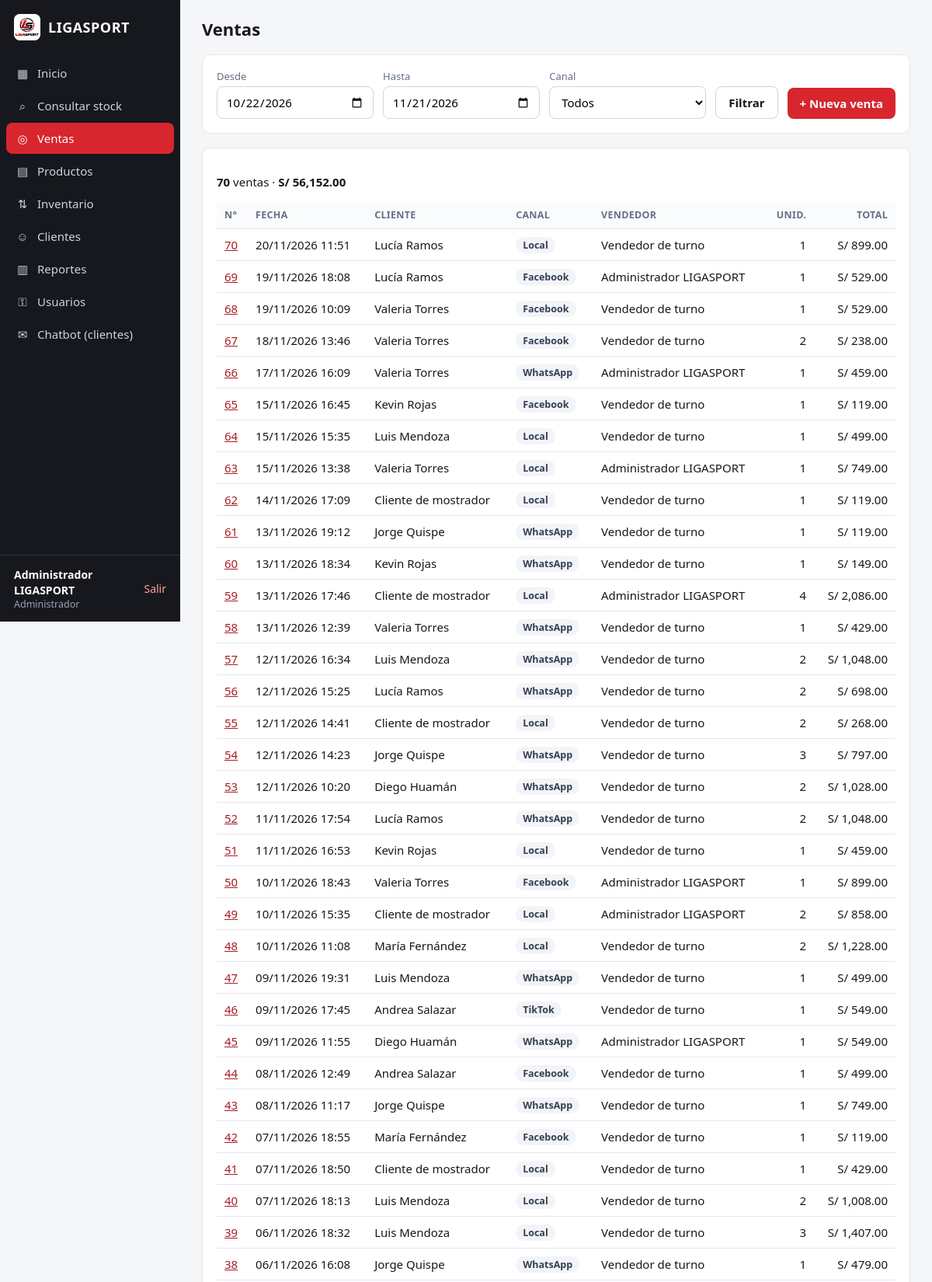
The app's page /ventas.php (signed in, upper part) with its own data.
### tables this page shows
CREATE TABLE venta (
  id_venta INT AUTO_INCREMENT PRIMARY KEY,
  id_cliente INT NOT NULL,
  id_usuario INT NOT NULL,
  fecha DATETIME NOT NULL DEFAULT CURRENT_TIMESTAMP,
  canal ENUM('Local','WhatsApp','Facebook','TikTok') NOT NULL,
  total DECIMAL(10,2) NOT NULL DEFAULT 0,
  CONSTRAINT fk_venta_cliente FOREIGN KEY (id_cliente) REFERENCES cliente(id_cliente),
  CONSTRAINT fk_venta_usuario FOREIGN KEY (id_usuario) REFERENCES usuario(id_usuario),
  KEY idx_fecha (fecha)
);

### includes/bootstrap.php (called while the page is built, shortened)
<?php
$CONFIG = require __DIR__ . '/../config.php';
function db(): PDO
{
    static $pdo = null;
    global $CONFIG;
    if ($pdo === null) {
        $c = $CONFIG['db'];
        $dsn = "mysql:host={$c['host']};port={$c['port']};dbname={$c['name']};charset=utf8mb4";
        $pdo = new PDO($dsn, $c['user'], $c['pass'], [
            PDO::ATTR_ERRMODE => PDO::ERRMODE_EXCEPTION,
            PDO::ATTR_DEFAULT_FETCH_MODE => PDO::FETCH_ASSOC,
            PDO::ATTR_EMULATE_PREPARES => false,
        ]);
        $pdo->exec("SET time_zone = '-05:00'");
    }
    return $pdo;
}
function e($v): string
{
    return htmlspecialchars((string)$v, ENT_QUOTES, 'UTF-8');
}
function soles($n): string
{
    return 'S/ ' . number_format((float)$n, 2, '.', ',');
}

### ventas.php (the view, shortened to what this page needs)
<?php
require __DIR__ . '/includes/bootstrap.php';
$desde = $_GET['desde'] ?? date('Y-m-d', strtotime('-30 days'));
$hasta = $_GET['hasta'] ?? date('Y-m-d');
$canal = $_GET['canal'] ?? '';
$sql = 'SELECT v.id_venta, v.fecha, v.canal, v.total, c.nombre cliente, u.nombre vendedor,
        (SELECT SUM(cantidad) FROM detalle_venta d WHERE d.id_venta = v.id_venta) unidades
        FROM venta v JOIN cliente c USING (id_cliente) JOIN usuario u USING (id_usuario)
        WHERE DATE(v.fecha) BETWEEN ? AND ?';
$params = [$desde, $hasta];
$st = db()->prepare($sql . ' ORDER BY v.fecha DESC');
$st->execute($params);
$ventas = $st->fetchAll();
$suma = array_sum(array_column($ventas, 'total'));
require __DIR__ . '/includes/header.php';
?>
<section class="card">
  <form class="row" method="get">
    <div><label>Desde</label><input type="date" name="desde" value="<?= e($desde) ?>"></div>
    <div><label>Hasta</label><input type="date" name="hasta" value="<?= e($hasta) ?>"></div>
    <div><label>Canal</label><select name="canal"><option value="">Todos</option>
      <?php foreach (CANALES as $c): ?><option <?= $c === $canal ? 'selected' : '' ?>><?= e($c) ?></option><?php endforeach; ?></select></div>
    <div class="spacer"><button class="btn secondary">Filtrar</button></div>
    <div class="spacer"><a class="btn" href="venta_nueva.php">+ Nueva venta</a></div>
  </form>
</section>
<section class="card">
  <p><strong><?= count($ventas) ?></strong> ventas · <strong><?= soles($suma) ?></strong></p>
  <div class="table-wrap"><table>
    <tr><th>N°</th><th>Fecha</th><th>Cliente</th><th>Canal</th><th>Vendedor</th><th class="num">Unid.</th><th class="num">Total</th></tr>
    <?php foreach ($ventas as $v): ?>
      <tr><td><a href="venta_ver.php?id=<?= (int)$v['id_venta'] ?>"><?= (int)$v['id_venta'] ?></a></td><td><?= e(date('d/m/Y H:i', strtotime($v['fecha']))) ?></td>
        <td><?= e($v['cliente']) ?></td><td><span class="badge"><?= e($v['canal']) ?></span></td><td><?= e($v['vendedor']) ?></td>
        <td class="num"><?= (int)$v['unidades'] ?></td><td class="num"><?= soles($v['total']) ?></td></tr>
    <?php endforeach; ?>
  </table></div>
</section>
<?php require __DIR__ . '/includes/footer.php'; ?>

### assets/css/app.css (style rules this page uses)
:root { --red: #d7262e; --red-dark: #a81c23; --ink: #16181d; --muted: #667085; --line: #e4e7ec; --bg: #f5f6f8; --card: #fff; --ok: #12805c; --ok-bg: #e7f6ef; --warn: #b54708; --warn-bg: #fef0e4; --err: #b42318; --err-bg: #fdecea; --radius: 10px; font-family: "Segoe UI", system-ui, -apple-system, Roboto, Arial, sans-serif; }
* { box-sizing: border-box; }
body { margin: 0; background: var(--bg); color: var(--ink); font-size: 15px; }
a { color: var(--red-dark); }
.card { background: var(--card); border: 1px solid var(--line); border-radius: var(--radius); padding: 18px; margin-bottom: 18px; }
.row { display: flex; gap: 12px; flex-wrap: wrap; align-items: flex-end; }
.row > * { flex: 1; min-width: 140px; }
.spacer { flex: 0 0 auto; min-width: 0; }
table { width: 100%; border-collapse: collapse; }
th, td { text-align: left; padding: 9px 10px; border-bottom: 1px solid var(--line); vertical-align: middle; }
th { font-size: 12.5px; text-transform: uppercase; letter-spacing: .3px; color: var(--muted); background: #fafbfc; }
td.num, th.num { text-align: right; font-variant-numeric: tabular-nums; }
.table-wrap { overflow-x: auto; }
label { display: block; font-size: 13px; color: var(--muted); margin-bottom: 4px; }
input, select, textarea { width: 100%; padding: 9px 11px; border: 1px solid #d0d5dd; border-radius: 8px; font: inherit; background: #fff; }
.btn { display: inline-block; border: 0; border-radius: 8px; padding: 10px 16px; font: inherit; font-weight: 600; cursor: pointer; text-decoration: none; background: var(--red); color: #fff; white-space: nowrap; }
.btn.secondary { background: #fff; color: var(--ink); border: 1px solid #d0d5dd; }
.badge { display: inline-block; padding: 2px 9px; border-radius: 999px; font-size: 12.5px; font-weight: 600; background: #f2f4f7; color: #344054; }

### records on screen
venta: id_venta "70", fecha "20/11/2026 11:51", cliente "Lucía Ramos", canal "Local", vendedor "Vendedor de turno", unidades "1", total "S/ 899.00"
venta: id_venta "69", fecha "19/11/2026 18:08", cliente "Lucía Ramos", canal "Facebook", vendedor "Administrador LIGASPORT", unidades "1", total "S/ 529.00"
venta: id_venta "68", fecha "19/11/2026 10:09", cliente "Valeria Torres", canal "Facebook", vendedor "Vendedor de turno", unidades "1", total "S/ 529.00"
venta: id_venta "67", fecha "18/11/2026 13:46", cliente "Valeria Torres", canal "Facebook", vendedor "Vendedor de turno", unidades "2", total "S/ 238.00"
venta: id_venta "66", fecha "17/11/2026 16:09", cliente "Valeria Torres", canal "WhatsApp", vendedor "Administrador LIGASPORT", unidades "1", total "S/ 459.00"
venta: id_venta "65", fecha "15/11/2026 16:45", cliente "Kevin Rojas", canal "Facebook", vendedor "Vendedor de turno", unidades "1", total "S/ 119.00"
venta: id_venta "64", fecha "15/11/2026 15:35", cliente "Luis Mendoza", canal "Local", vendedor "Vendedor de turno", unidades "1", total "S/ 499.00"
venta: id_venta "63", fecha "15/11/2026 13:38", cliente "Valeria Torres", canal "Local", vendedor "Administrador LIGASPORT", unidades "1", total "S/ 749.00"
venta: id_venta "62", fecha "14/11/2026 17:09", cliente "Cliente de mostrador", canal "Local", vendedor "Vendedor de turno", unidades "1", total "S/ 119.00"
venta: id_venta "61", fecha "13/11/2026 19:12", cliente "Jorge Quispe", canal "WhatsApp", vendedor "Vendedor de turno", unidades "1", total "S/ 119.00"
venta: id_venta "60", fecha "13/11/2026 18:34", cliente "Kevin Rojas", canal "WhatsApp", vendedor "Vendedor de turno", unidades "1", total "S/ 149.00"
venta: id_venta "59", fecha "13/11/2026 17:46", cliente "Cliente de mostrador", canal "Local", vendedor "Administrador LIGASPORT", unidades "4", total "S/ 2,086.00"
venta: id_venta "58", fecha "13/11/2026 12:39", cliente "Valeria Torres", canal "WhatsApp", vendedor "Vendedor de turno", unidades "1", total "S/ 429.00"
venta: id_venta "57", fecha "12/11/2026 16:34", cliente "Luis Mendoza", canal "WhatsApp", vendedor "Vendedor de turno", unidades "2", total "S/ 1,048.00"
venta: id_venta "56", fecha "12/11/2026 15:25", cliente "Lucía Ramos", canal "WhatsApp", vendedor "Vendedor de turno", unidades "2", total "S/ 698.00"
venta: id_venta "55", fecha "12/11/2026 14:41", cliente "Cliente de mostrador", canal "Local", vendedor "Vendedor de turno", unidades "2", total "S/ 268.00"
venta: id_venta "54", fecha "12/11/2026 14:23", cliente "Jorge Quispe", canal "WhatsApp", vendedor "Vendedor de turno", unidades "3", total "S/ 797.00"
venta: id_venta "53", fecha "12/11/2026 10:20", cliente "Diego Huamán", canal "WhatsApp", vendedor "Vendedor de turno", unidades "2", total "S/ 1,028.00"
venta: id_venta "52", fecha "11/11/2026 17:54", cliente "Lucía Ramos", canal "WhatsApp", vendedor "Vendedor de turno", unidades "2", total "S/ 1,048.00"
venta: id_venta "51", fecha "11/11/2026 16:53", cliente "Kevin Rojas", canal "Local", vendedor "Vendedor de turno", unidades "1", total "S/ 459.00"
venta: id_venta "50", fecha "10/11/2026 18:43", cliente "Valeria Torres", canal "Facebook", vendedor "Administrador LIGASPORT", unidades "1", total "S/ 899.00"
venta: id_venta "49", fecha "10/11/2026 15:35", cliente "Cliente de mostrador", canal "Local", vendedor "Administrador LIGASPORT", unidades "2", total "S/ 858.00"
venta: id_venta "48", fecha "10/11/2026 11:08", cliente "María Fernández", canal "Local", vendedor "Vendedor de turno", unidades "2", total "S/ 1,228.00"
venta: id_venta "47", fecha "09/11/2026 19:31", cliente "Luis Mendoza", canal "WhatsApp", vendedor "Vendedor de turno", unidades "1", total "S/ 499.00"
venta: id_venta "46", fecha "09/11/2026 17:45", cliente "Andrea Salazar", canal "TikTok", vendedor "Vendedor de turno", unidades "1", total "S/ 549.00"
venta: id_venta "45", fecha "09/11/2026 11:55", cliente "Diego Huamán", canal "WhatsApp", vendedor "Administrador LIGASPORT", unidades "1", total "S/ 549.00"
venta: id_venta "44", fecha "08/11/2026 12:49", cliente "Andrea Salazar", canal "Facebook", vendedor "Vendedor de turno", unidades "1", total "S/ 499.00"
venta: id_venta "43", fecha "08/11/2026 11:17", cliente "Jorge Quispe", canal "WhatsApp", vendedor "Vendedor de turno", unidades "1", total "S/ 749.00"
venta: id_venta "42", fecha "07/11/2026 18:55", cliente "María Fernández", canal "Facebook", vendedor "Vendedor de turno", unidades "1", total "S/ 119.00"
venta: id_venta "41", fecha "07/11/2026 18:50", cliente "Cliente de mostrador", canal "Local", vendedor "Vendedor de turno", unidades "1", total "S/ 429.00"
venta: id_venta "40", fecha "07/11/2026 18:13", cliente "Luis Mendoza", canal "Local", vendedor "Vendedor de turno", unidades "2", total "S/ 1,008.00"
venta: id_venta "39", fecha "06/11/2026 18:32", cliente "Luis Mendoza", canal "Local", vendedor "Vendedor de turno", unidades "3", total "S/ 1,407.00"
venta: id_venta "38", fecha "06/11/2026 16:08", cliente "Jorge Quispe", canal "WhatsApp", vendedor "Vendedor de turno", unidades "1", total "S/ 479.00"

### other values on screen
$ico "▦"
$label "Inicio"
$ico "⌕"
$label "Consultar stock"
$ico "◎"
$label "Ventas"
$ico "▤"
$label "Productos"
$ico "⇅"
$label "Inventario"
$ico "☺"
$label "Clientes"
$ico "▥"
$label "Reportes"
$ico "⚿"
